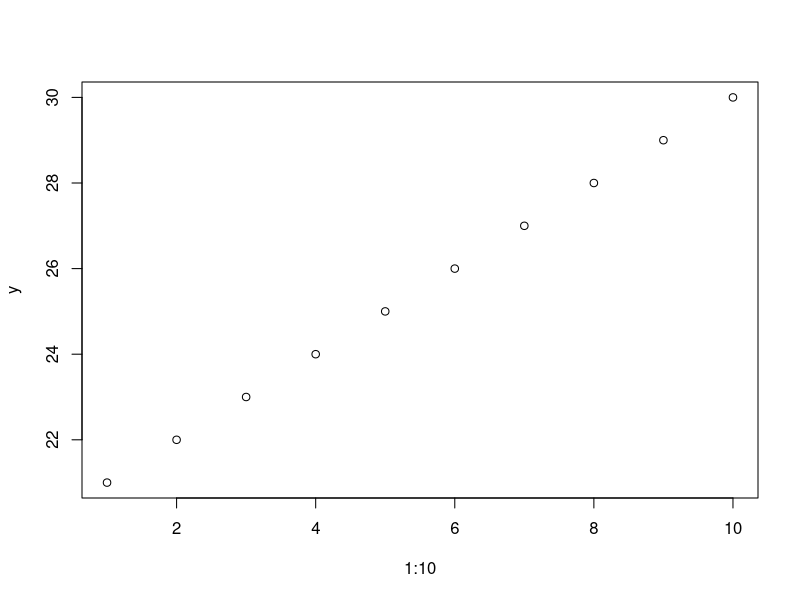
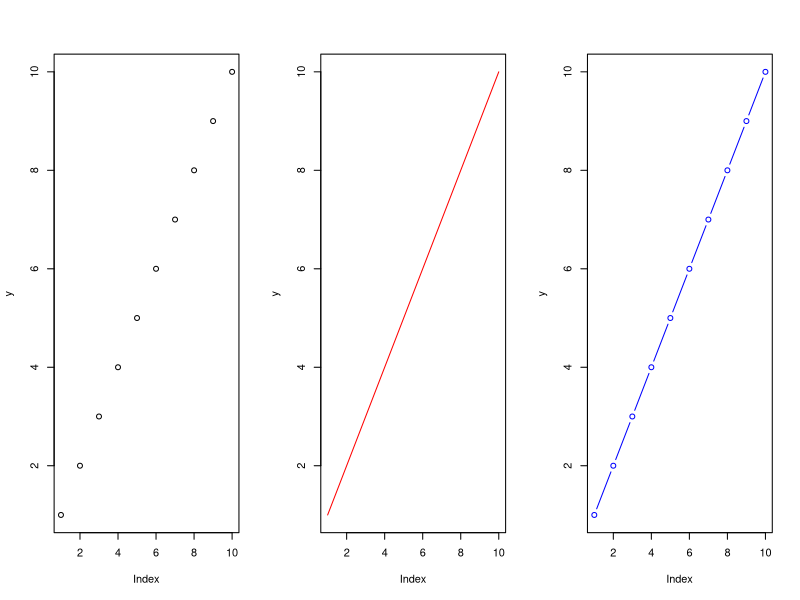
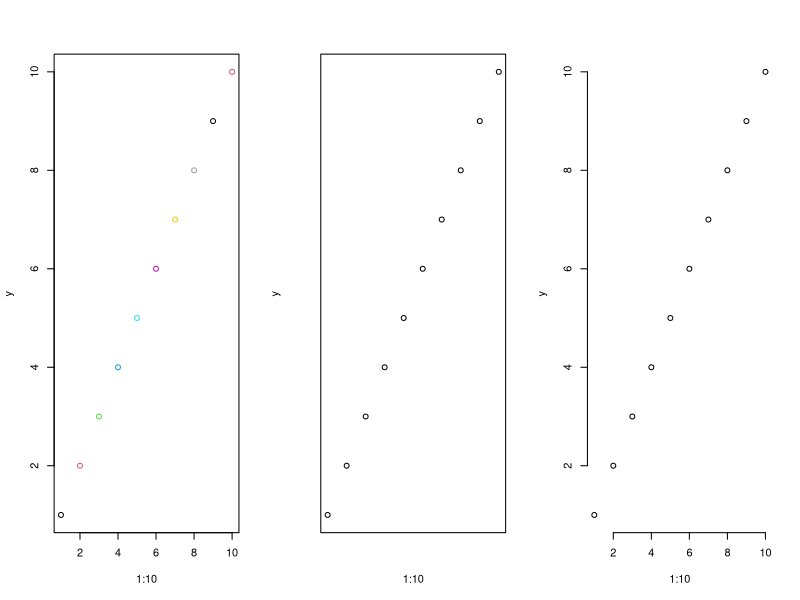
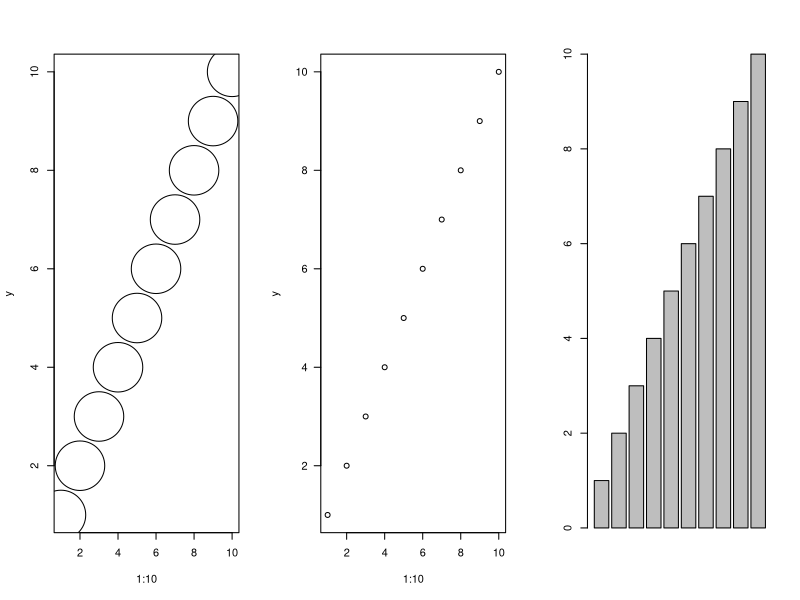
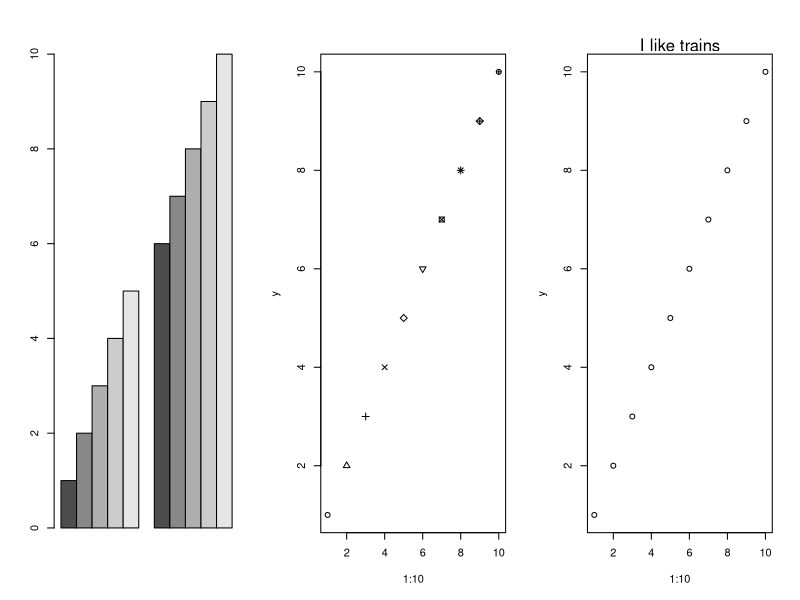
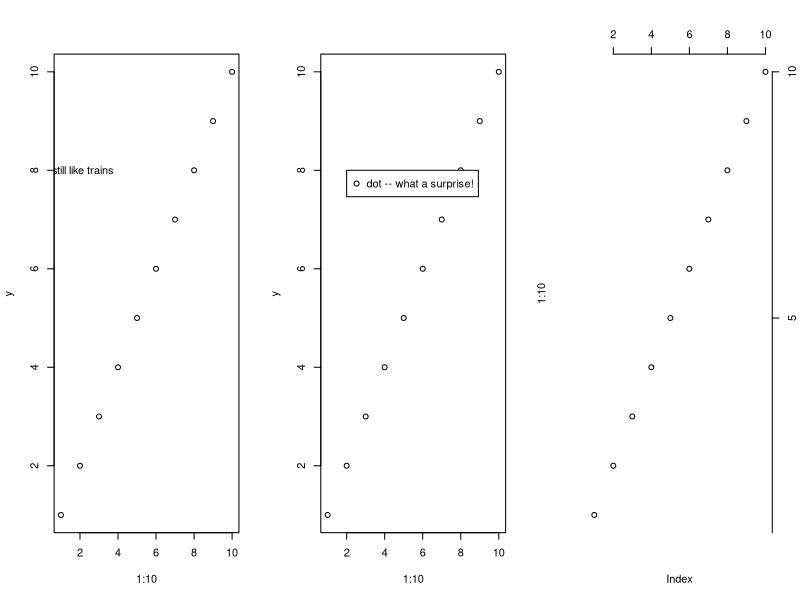

The R source for these figures, in order:
## ---- chunk 1
x = matrix(1:10, 5, 2)
apply(x, 1, mean)
apply(x, 2, mean)
## ---- chunk 2
y = array(1:24, dim = c(2, 3, 4))
apply(y, 3, mean)
## ---- chunk 3
x = data.frame(ID = 1:10, RT = rnorm(10), Group = rep(1:2, 5), Pic = rep(c("Neg", "Pos"), each = 5))
tapply(x$RT, list(x$Group, x$Pic), mean)
## ---- chunk 4
x <- list(ID = 1:10, RT = rnorm(10), Group = rep(1:2, 5))
lapply(x, mean)
## ---- chunk 5
x <- list(ID = 1:10, RT = rnorm(10), Group = rep(1:2, 5))
sapply(x, mean)
## ---- chunk 6
library(plyr)
dfx <- data.frame(
group = c(rep('A', 8), rep('B', 15), 
          rep('C', 6)),
sex = sample(c("M", "F"), size = 29, replace = TRUE),
age = runif(n = 29, min = 18, max = 54))
ddply(dfx, .(group, sex), summarize,
mean = round(mean(age), 2),
sd = round(sd(age), 2))
## ---- chunk 7
y <- 21:30
y
plot(x = 1:10, y = y)
## ---- chunk 8
y <- 1:10
layout(t(1:3))
plot(y)
plot(y, type = "l", col = "red")
plot(y, type = "b", col = "blue")
## ---- chunk 9
plot(x = 1:10, y = y, col = 1:10)
## ---- chunk 10
plot(x = 1:10, y = y, xaxt = "n", yaxt = "n")
## ---- chunk 11
plot(x = 1:10, y = y, bty = "n")
## ---- chunk 12
plot(x = 1:10, y = y, cex = 10)
## ---- chunk 13
plot(x = 1:10, y = y, las = 1)
## ---- chunk 14
barplot(1:10)
## ---- chunk 15
barplot(matrix(1:10, 5, 2), beside = T)
## ---- chunk 16
plot(x = 1:10, y = y, pch = 1:10)
## ---- chunk 17
plot(x = 1:10, y = y)
mtext("I like trains", 3)
## ---- chunk 18
plot(x = 1:10, y = y)
text(2, 8, "I still like trains")
## ---- chunk 19
plot(x = 1:10, y = y)
legend(2, 8, legend = "dot -- what a surprise!", pch = 1)
## ---- chunk 20
plot(x = 1:10, axes = FALSE)
axis(3)
axis(4, at = seq(0, 10, 5), legend = seq(0, 10, 5))
